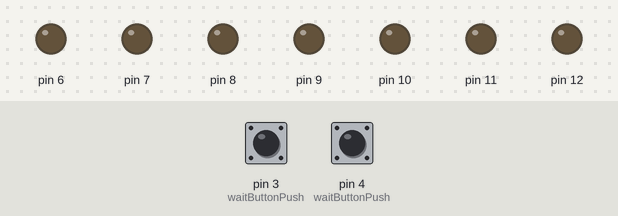
This sketch was run on a simulated Arduino Uno, built with avr-gcc and run on an emulated ATmega328P. Parts: output pins drawn as LEDs (lit = HIGH). The test bench sets the inputs (shaded band); at power-on: pin 3 (waitButtonPush) HIGH, pin 4 (waitButtonPush) HIGH. What the sketch prints to the serial monitor is not drawn.

Above: at 1.2 s.
1.3 s: pin 3 (waitButtonPush) pulled LOW for 3.2 s
At 5.05 s:
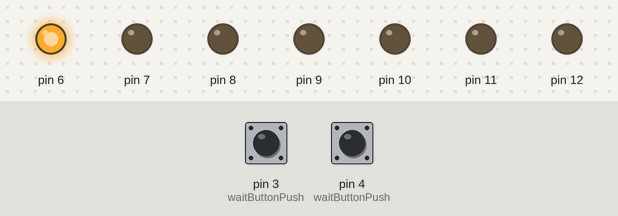
6.9 s: pin 3 (waitButtonPush) pulled LOW for 0.15 s
At 8.1 s:
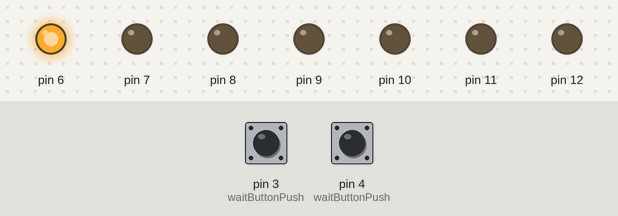
8.5 s: pin 3 (waitButtonPush) pulled LOW for 1 s
At 10.6 s:
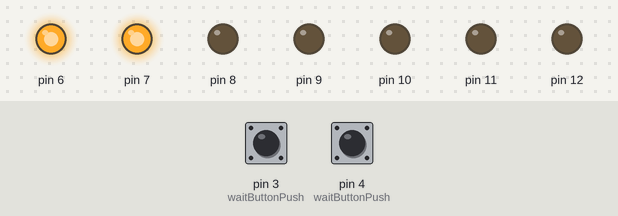
11.0 s: pin 3 (waitButtonPush) pulled LOW for 0.15 s
At 12.3 s:
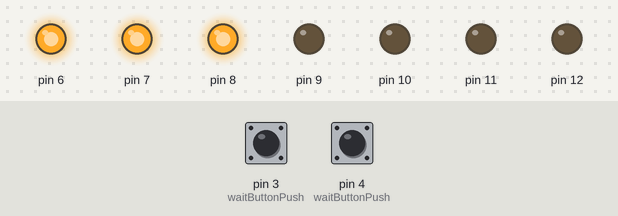
12.6 s: pin 3 (waitButtonPush) pulled LOW for 0.15 s
At 13.6 s:
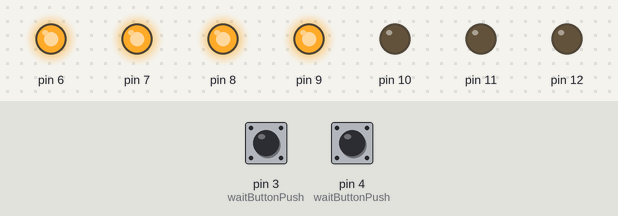
14.2 s: pin 3 (waitButtonPush) pulled LOW for 1 s
At 16.1 s:
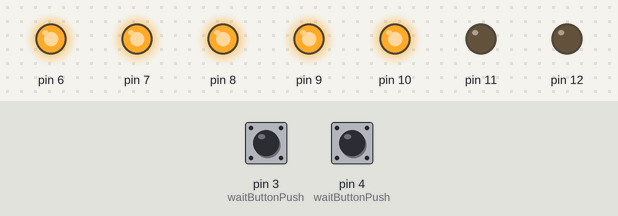
Timing chart, 0 to 17.6 s (numbered marks = the images above; inputs shaded):
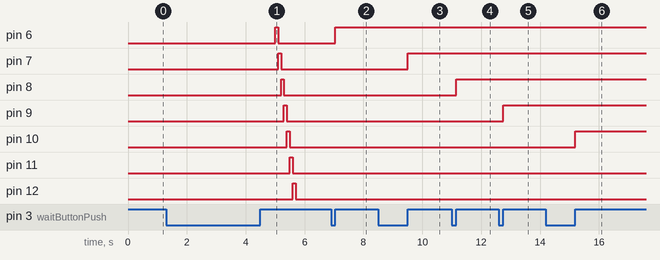

Measured:
- after the input at 1.3 s, pin 6: LOW → HIGH after 3.7 s, → LOW 0.10 s later; pin 7: LOW → HIGH after 3.8 s, → LOW 0.10 s later; pin 8: LOW → HIGH after 3.9 s, → LOW 0.10 s later; pin 9: LOW → HIGH after 4.0 s, → LOW 0.10 s later; pin 10: LOW → HIGH after 4.1 s, → LOW 0.10 s later
- after the input at 6.9 s, pin 6: LOW → HIGH after 0.15 s
- after the input at 8.5 s, pin 7: LOW → HIGH after 1.0 s
- after the input at 11.0 s, pin 8: LOW → HIGH after 0.15 s
- after the input at 12.6 s, pin 9: LOW → HIGH after 0.15 s
- after the input at 14.2 s, pin 10: LOW → HIGH after 1.0 s

The sketch:

main.ino
```cpp
int guess = 0, pushStart = 0, pushEnd = 0;
int lastButtonStateYes = HIGH, lastButtonStateNo = HIGH;

void setup() {
  Serial.begin(9600);

  // Initialize button pins and LED pins
  pinMode(3, INPUT_PULLUP);
  pinMode(4, INPUT_PULLUP);
  for (int i = 6; i <= 12; i++)
    pinMode(i, OUTPUT);
}

void waitButtonPush() {
  while (true) {
    if (digitalRead(3) == LOW) {
      // Button "yes" pressed
      lastButtonStateYes = LOW;
      pushStart = millis();
      while (lastButtonStateYes == digitalRead(3)) {}
      pushEnd = millis();
      return;
    } else if (digitalRead(4) == LOW) {
      // Button "no" pressed
      lastButtonStateNo = LOW;
      pushStart = millis();
      while (lastButtonStateNo == digitalRead(4)) {}
      pushEnd = millis();
      return;
    }
  }
}

void loop() {
  Serial.print("Think of a number from 0 to 127!");

  for (int power = 0; power <= 6; power++) {
    if ((pushEnd - pushStart) >= 2000) {
      // Skip iterations if reset occurred
    } else {
      Serial.println("\nIs your number in the following sequence?");
      for (int seqNum = 0; seqNum <= 127; seqNum++) {
        if ((seqNum >> power) & 1) {
          // Print relevant numbers in the sequence
          Serial.print(seqNum);
          Serial.print(" ");
        }
      }
      waitButtonPush();

      if ((pushEnd - pushStart) >= 2000) {
        // Indicate reset occurrence
        Serial.println("\nRESET!");
        delay(500);
      } else if (lastButtonStateYes == LOW) {
        // Light up LEDs for the guessed bits
        digitalWrite(6 + power, HIGH);
        lastButtonStateYes = HIGH;
        guess += (1 << power);  // Build the guessed number
      } else if (lastButtonStateNo == LOW) {
        // Reset the variable for button press detection
        lastButtonStateNo = HIGH;
      }
    }
  }

  if ((pushEnd - pushStart) >= 2000) {
    pushEnd = 0;
    pushStart = 0;
  } else {
    Serial.print("\nThe number you thought of was: ");
    Serial.print(guess);
    delay(5000);
  }

  // Reset variables and perform LED sweeping effect
  guess = 0;
  for (int i = 6; i <= 12; i++) {
    digitalWrite(i, LOW);
  }
  for (int i = 6; i <= 12; i++) {
    digitalWrite(i, HIGH);
    delay(100);
    digitalWrite(i, LOW);
  }
}
```
